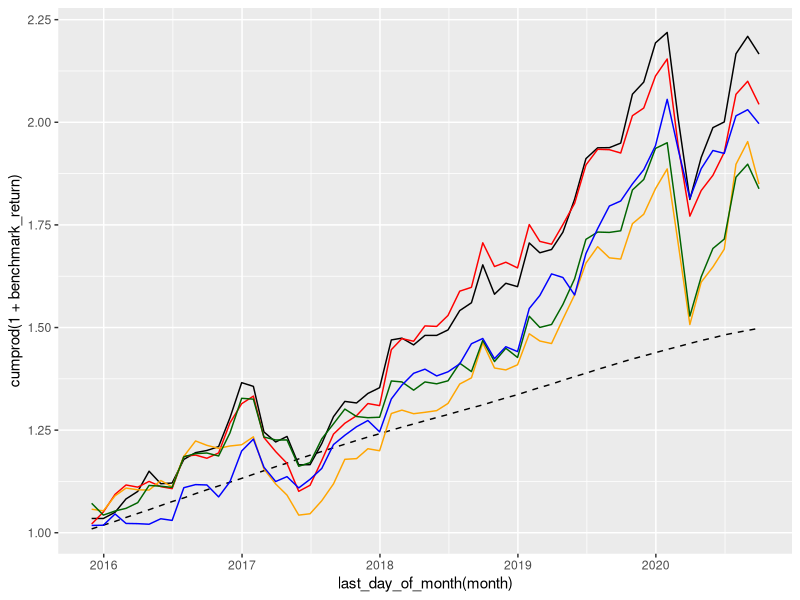

The R script that drew this image:
library(dplyr)
library(readr)
library(ggplot2)
library(tidyr)
library(lubridate)

as_of_join <- function(x, y, by_column="date") {
  
  x_dates <- x %>% select(all_of(by_column))
  y_dates <- y %>% select(all_of(by_column))
  all_dates <- x_dates %>% 
    union(y_dates) %>% 
    arrange(!!rlang::sym("date"))
  
  y <- y %>% 
    arrange(!!rlang::sym("date"))
  
  y_without_gaps <- all_dates %>% 
    left_join(y, by = by_column) %>% 
    fill(!all_of(by_column), .direction="down")
  
  x %>% 
    left_join(y_without_gaps, by=by_column)
}

first_day_of_month <- function(x) {
  make_date(year(x), month(x), 1)
}

last_day_of_month <- function(x) {
  make_date(year(x), month(x), days_in_month(x))
}

sortino_ratio <- function(excess_returns, min_acceptable_return = 0) {
  
  mean_return_above_threshold <- mean(excess_returns - min_acceptable_return)
  
  returns_below_threshold <- pmin(0, excess_returns - min_acceptable_return)
  
  downside_deviation <- sd(returns_below_threshold)
  
  mean_return_above_threshold / downside_deviation
}

benchmark <- read_tsv("total_return_net_index.txt")

risk_free <- read_tsv("cbr_key_rate.txt")

red <- read_tsv("red_share_price.txt")

green <- read_tsv("green_share_price.txt")

yellow <- read_tsv("yellow_share_price.txt")

personal <- read_tsv("personal_share_price.txt")


green_returns <- green %>% 
  mutate(month = first_day_of_month(date)) %>% 
  filter(month != lead(month, default=first(month))) %>% 
  mutate(green_return = green_share_price / lag(green_share_price) - 1) %>% 
  filter(!is.na(green_return)) %>% 
  select(month, green_return)

red_returns <- red %>% 
  mutate(month = first_day_of_month(date)) %>% 
  filter(month != lead(month, default=first(month))) %>% 
  mutate(red_return = red_share_price / lag(red_share_price) - 1) %>% 
  filter(!is.na(red_return)) %>% 
  select(month, red_return)

yellow_returns <- yellow %>% 
  mutate(month = first_day_of_month(date)) %>% 
  filter(month != lead(month, default=first(month))) %>% 
  mutate(yellow_return = yellow_share_price / lag(yellow_share_price) - 1) %>% 
  filter(!is.na(yellow_return)) %>% 
  select(month, yellow_return)

personal_returns <- personal %>% 
  mutate(personal_return = personal_share_price / lag(personal_share_price) - 1) %>% 
  select(-personal_share_price) %>% 
  filter(!is.na(personal_return))

benchmark_returns <- benchmark %>% 
  as_of_join(risk_free) %>% 
  mutate(month = first_day_of_month(date)) %>% 
  filter(
    month != lead(month, default=first(month))
  ) %>% 
  mutate(
    benchmark_return = total_return_net_index / lag(total_return_net_index) - 1,
    risk_free_return = lag(cbr_key_rate) * (as.numeric(date - lag(date), "days")) / 365
  ) %>% 
  select(month, benchmark_return, risk_free_return) %>% 
  filter(!is.na(benchmark_return), !is.na(risk_free_return))

all_returns <- benchmark_returns %>% 
  inner_join(red_returns) %>% 
  inner_join(yellow_returns) %>% 
  inner_join(green_returns) %>% 
  inner_join(personal_returns) %>% 
  mutate(
    benchmark_excess_return = benchmark_return - risk_free_return,
    red_excess_return = red_return - risk_free_return,
    yellow_excess_return = yellow_return - risk_free_return,
    green_excess_return = green_return - risk_free_return,
    personal_excess_return = personal_return - risk_free_return
  )

all_returns %>% 
  ggplot(aes(x = last_day_of_month(month))) +
  geom_line(aes(y = cumprod(1 + benchmark_return)), color="black") +
  geom_line(aes(y = cumprod(1 + risk_free_return)), color="black", linetype="dashed") +
  geom_line(aes(y = cumprod(1 + red_return)), color="red") +
  geom_line(aes(y = cumprod(1 + yellow_return)), color="orange") +
  geom_line(aes(y = cumprod(1 + green_return)), color="darkgreen") +
  geom_line(aes(y = cumprod(1 + personal_return)), color="blue")

all_returns %>% 
  lm(green_excess_return ~ benchmark_excess_return, data=.) %>% 
  summary()

all_returns %>% 
  lm(yellow_excess_return ~ benchmark_excess_return, data=.) %>% 
  summary()

all_returns %>% 
  lm(red_excess_return ~ benchmark_excess_return, data=.) %>% 
  summary()

all_returns %>% 
  lm(personal_excess_return ~ benchmark_excess_return, data=.) %>% 
  summary()

all_returns %>% 
  summarise(
    benchmark_sharpe =  mean(benchmark_excess_return) / sd(benchmark_excess_return) * sqrt(12),
    red_sharpe = mean(red_excess_return) / sd(red_excess_return) * sqrt(12),
    yellow_sharpe = mean(yellow_excess_return) / sd(yellow_excess_return) * sqrt(12),
    green_sharpe = mean(green_excess_return) / sd(green_excess_return) * sqrt(12),
    personal_sharpe = mean(personal_excess_return) / sd(personal_excess_return) * sqrt(12)
  )

all_returns %>% 
  summarise(
    benchmark_sortino = sortino_ratio(benchmark_excess_return, 0) * sqrt(12),
    red_sortino = sortino_ratio(red_excess_return, 0) * sqrt(12),
    yellow_sortino = sortino_ratio(yellow_excess_return, 0) * sqrt(12),
    green_sortino = sortino_ratio(green_excess_return, 0) * sqrt(12),
    personal_sortino = sortino_ratio(personal_excess_return, 0) * sqrt(12)
  )

fund_growth <- all_returns %>% 
  transmute(
    date = last_day_of_month(month),
    benchmark_growth = cumprod(1 + benchmark_return),
    risk_free_growth = cumprod(1 + risk_free_return),
    personal_growth = cumprod(1 + personal_return),
    green_growth = cumprod(1 + green_return),
    yellow_growth = cumprod(1 + yellow_return),
    red_growth = cumprod(1 + red_return)
  ) %>% 
  bind_rows(
    tibble(
      date = as.Date('2015-10-31'),
      benchmark_growth = 1,
      risk_free_growth = 1,
      personal_growth = 1,
      green_growth = 1,
      yellow_growth = 1,
      red_growth = 1
    )
  ) %>% 
  arrange(date)

fund_growth %>% 
  write_csv("fund_growth.csv")

all_returns %>% 
  transmute(
    month = month,
    benchmark_excess_return = 100 * benchmark_excess_return,
    personal_excess_return = 100 * personal_excess_return,
    red_excess_return = 100 * red_excess_return,
    yellow_excess_return = 100 * yellow_excess_return,
    green_excess_return = 100 * green_excess_return
  ) %>% 
  write_csv("fund_excess_return.csv")

all_returns %>% 
  transmute(
    date = last_day_of_month(month),
    benchmark_growth = cumprod(1 + benchmark_return),
    risk_free_growth = cumprod(1 + risk_free_return),
    personal_growth = cumprod(1 + personal_return),
    green_growth = cumprod(1 + green_return),
    yellow_growth = cumprod(1 + yellow_return),
    red_growth = cumprod(1 + red_return)
  ) %>% tail()
